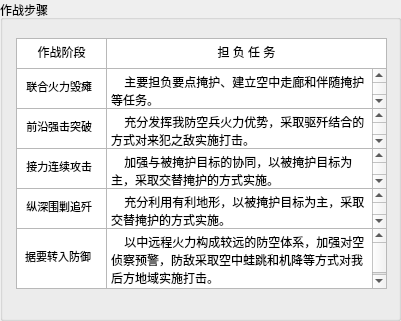
  <widget class="QGroupBox" name="groupBox_5">
   <property name="geometry">
    <rect>
     <x>1050</x>
     <y>30</y>
     <width>401</width>
     <height>321</height>
    </rect>
   </property>
   <property name="title">
    <string>作战步骤</string>
   </property>
   <widget class="QComboBox" name="comboBox_20">
    <property name="geometry">
     <rect>
      <x>420</x>
      <y>20</y>
      <width>41</width>
      <height>31</height>
     </rect>
    </property>
    <item>
     <property name="text">
      <string>旅</string>
     </property>
    </item>
    <item>
     <property name="text">
      <string>师</string>
     </property>
    </item>
    <item>
     <property name="text">
      <string>团</string>
     </property>
    </item>
    <item>
     <property name="text">
      <string>营</string>
     </property>
    </item>
   </widget>
   <widget class="QTextEdit" name="textEdit_11">
    <property name="geometry">
     <rect>
      <x>16</x>
      <y>38</y>
      <width>91</width>
      <height>31</height>
     </rect>
    </property>
    <property name="html">
     <string>&lt;!DOCTYPE HTML PUBLIC &quot;-//W3C//DTD HTML 4.0//EN&quot; &quot;http://www.w3.org/TR/REC-html40/strict.dtd&quot;&gt;
&lt;html&gt;&lt;head&gt;&lt;meta name=&quot;qrichtext&quot; content=&quot;1&quot; /&gt;&lt;style type=&quot;text/css&quot;&gt;
p, li { white-space: pre-wrap; }
&lt;/style&gt;&lt;/head&gt;&lt;body style=&quot; font-family:'SimSun'; font-size:9pt; font-weight:400; font-style:normal;&quot;&gt;
&lt;p align=&quot;center&quot; style=&quot; margin-top:0px; margin-bottom:0px; margin-left:0px; margin-right:0px; -qt-block-indent:0; text-indent:0px;&quot;&gt;&lt;span style=&quot; font-family:'宋体';&quot;&gt;作战阶段&lt;/span&gt;&lt;/p&gt;&lt;/body&gt;&lt;/html&gt;</string>
    </property>
   </widget>
   <widget class="QTextEdit" name="textEdit_12">
    <property name="geometry">
     <rect>
      <x>106</x>
      <y>38</y>
      <width>281</width>
      <height>31</height>
     </rect>
    </property>
    <property name="html">
     <string>&lt;!DOCTYPE HTML PUBLIC &quot;-//W3C//DTD HTML 4.0//EN&quot; &quot;http://www.w3.org/TR/REC-html40/strict.dtd&quot;&gt;
&lt;html&gt;&lt;head&gt;&lt;meta name=&quot;qrichtext&quot; content=&quot;1&quot; /&gt;&lt;style type=&quot;text/css&quot;&gt;
p, li { white-space: pre-wrap; }
&lt;/style&gt;&lt;/head&gt;&lt;body style=&quot; font-family:'SimSun'; font-size:9pt; font-weight:400; font-style:normal;&quot;&gt;
&lt;p align=&quot;center&quot; style=&quot; margin-top:0px; margin-bottom:0px; margin-left:0px; margin-right:0px; -qt-block-indent:0; text-indent:0px;&quot;&gt;&lt;span style=&quot; font-family:'宋体';&quot;&gt;担 负 任 务&lt;/span&gt;&lt;/p&gt;&lt;/body&gt;&lt;/html&gt;</string>
    </property>
   </widget>
   <widget class="QTextEdit" name="textEdit_23">
    <property name="geometry">
     <rect>
      <x>16</x>
      <y>68</y>
      <width>91</width>
      <height>41</height>
     </rect>
    </property>
    <property name="html">
     <string>&lt;!DOCTYPE HTML PUBLIC &quot;-//W3C//DTD HTML 4.0//EN&quot; &quot;http://www.w3.org/TR/REC-html40/strict.dtd&quot;&gt;
&lt;html&gt;&lt;head&gt;&lt;meta name=&quot;qrichtext&quot; content=&quot;1&quot; /&gt;&lt;style type=&quot;text/css&quot;&gt;
p, li { white-space: pre-wrap; }
&lt;/style&gt;&lt;/head&gt;&lt;body style=&quot; font-family:'SimSun'; font-size:9pt; font-weight:400; font-style:normal;&quot;&gt;
&lt;p style=&quot; margin-top:0px; margin-bottom:0px; margin-left:0px; margin-right:0px; -qt-block-indent:0; text-indent:0px;&quot;&gt;&lt;span style=&quot; font-family:'宋体'; font-size:14pt;&quot;&gt; &lt;/span&gt;&lt;span style=&quot; font-family:'宋体'; font-size:8pt;&quot;&gt;联合火力毁瘫&lt;/span&gt;&lt;/p&gt;&lt;/body&gt;&lt;/html&gt;</string>
    </property>
   </widget>
   <widget class="QTextEdit" name="textEdit_25">
    <property name="geometry">
     <rect>
      <x>106</x>
      <y>68</y>
      <width>281</width>
      <height>41</height>
     </rect>
    </property>
    <property name="html">
     <string>&lt;!DOCTYPE HTML PUBLIC &quot;-//W3C//DTD HTML 4.0//EN&quot; &quot;http://www.w3.org/TR/REC-html40/strict.dtd&quot;&gt;
&lt;html&gt;&lt;head&gt;&lt;meta name=&quot;qrichtext&quot; content=&quot;1&quot; /&gt;&lt;style type=&quot;text/css&quot;&gt;
p, li { white-space: pre-wrap; }
&lt;/style&gt;&lt;/head&gt;&lt;body style=&quot; font-family:'SimSun'; font-size:9pt; font-weight:400; font-style:normal;&quot;&gt;
&lt;p style=&quot; margin-top:0px; margin-bottom:0px; margin-left:0px; margin-right:0px; -qt-block-indent:0; text-indent:0px;&quot;&gt;&lt;span style=&quot; font-family:'宋体';&quot;&gt;    主要担负要点掩护、建立空中走廊和伴随掩护等任务。&lt;/span&gt;&lt;/p&gt;&lt;/body&gt;&lt;/html&gt;</string>
    </property>
   </widget>
   <widget class="QTextEdit" name="textEdit_24">
    <property name="geometry">
     <rect>
      <x>16</x>
      <y>108</y>
      <width>91</width>
      <height>41</height>
     </rect>
    </property>
    <property name="html">
     <string>&lt;!DOCTYPE HTML PUBLIC &quot;-//W3C//DTD HTML 4.0//EN&quot; &quot;http://www.w3.org/TR/REC-html40/strict.dtd&quot;&gt;
&lt;html&gt;&lt;head&gt;&lt;meta name=&quot;qrichtext&quot; content=&quot;1&quot; /&gt;&lt;style type=&quot;text/css&quot;&gt;
p, li { white-space: pre-wrap; }
&lt;/style&gt;&lt;/head&gt;&lt;body style=&quot; font-family:'SimSun'; font-size:9pt; font-weight:400; font-style:normal;&quot;&gt;
&lt;p style=&quot; margin-top:0px; margin-bottom:0px; margin-left:0px; margin-right:0px; -qt-block-indent:0; text-indent:0px;&quot;&gt;&lt;span style=&quot; font-family:'宋体'; font-size:14pt;&quot;&gt; &lt;/span&gt;&lt;span style=&quot; font-family:'宋体'; font-size:8pt;&quot;&gt;前沿强击突破&lt;/span&gt;&lt;/p&gt;&lt;/body&gt;&lt;/html&gt;</string>
    </property>
   </widget>
   <widget class="QTextEdit" name="textEdit_28">
    <property name="geometry">
     <rect>
      <x>16</x>
      <y>148</y>
      <width>91</width>
      <height>41</height>
     </rect>
    </property>
    <property name="html">
     <string>&lt;!DOCTYPE HTML PUBLIC &quot;-//W3C//DTD HTML 4.0//EN&quot; &quot;http://www.w3.org/TR/REC-html40/strict.dtd&quot;&gt;
&lt;html&gt;&lt;head&gt;&lt;meta name=&quot;qrichtext&quot; content=&quot;1&quot; /&gt;&lt;style type=&quot;text/css&quot;&gt;
p, li { white-space: pre-wrap; }
&lt;/style&gt;&lt;/head&gt;&lt;body style=&quot; font-family:'SimSun'; font-size:9pt; font-weight:400; font-style:normal;&quot;&gt;
&lt;p style=&quot; margin-top:0px; margin-bottom:0px; margin-left:0px; margin-right:0px; -qt-block-indent:0; text-indent:0px;&quot;&gt;&lt;span style=&quot; font-family:'宋体'; font-size:14pt;&quot;&gt; &lt;/span&gt;&lt;span style=&quot; font-family:'宋体'; font-size:8pt;&quot;&gt;接力连续攻击&lt;/span&gt;&lt;/p&gt;&lt;/body&gt;&lt;/html&gt;</string>
    </property>
   </widget>
   <widget class="QTextEdit" name="textEdit_47">
    <property name="geometry">
     <rect>
      <x>16</x>
      <y>188</y>
      <width>91</width>
      <height>41</height>
     </rect>
    </property>
    <property name="html">
     <string>&lt;!DOCTYPE HTML PUBLIC &quot;-//W3C//DTD HTML 4.0//EN&quot; &quot;http://www.w3.org/TR/REC-html40/strict.dtd&quot;&gt;
&lt;html&gt;&lt;head&gt;&lt;meta name=&quot;qrichtext&quot; content=&quot;1&quot; /&gt;&lt;style type=&quot;text/css&quot;&gt;
p, li { white-space: pre-wrap; }
&lt;/style&gt;&lt;/head&gt;&lt;body style=&quot; font-family:'SimSun'; font-size:9pt; font-weight:400; font-style:normal;&quot;&gt;
&lt;p style=&quot; margin-top:0px; margin-bottom:0px; margin-left:0px; margin-right:0px; -qt-block-indent:0; text-indent:0px;&quot;&gt;&lt;span style=&quot; font-family:'宋体'; font-size:14pt;&quot;&gt; &lt;/span&gt;&lt;span style=&quot; font-family:'宋体'; font-size:8pt;&quot;&gt;纵深围剿追歼&lt;/span&gt;&lt;/p&gt;&lt;/body&gt;&lt;/html&gt;</string>
    </property>
   </widget>
   <widget class="QTextEdit" name="textEdit_48">
    <property name="geometry">
     <rect>
      <x>16</x>
      <y>228</y>
      <width>91</width>
      <height>61</height>
     </rect>
    </property>
    <property name="html">
     <string>&lt;!DOCTYPE HTML PUBLIC &quot;-//W3C//DTD HTML 4.0//EN&quot; &quot;http://www.w3.org/TR/REC-html40/strict.dtd&quot;&gt;
&lt;html&gt;&lt;head&gt;&lt;meta name=&quot;qrichtext&quot; content=&quot;1&quot; /&gt;&lt;style type=&quot;text/css&quot;&gt;
p, li { white-space: pre-wrap; }
&lt;/style&gt;&lt;/head&gt;&lt;body style=&quot; font-family:'SimSun'; font-size:9pt; font-weight:400; font-style:normal;&quot;&gt;
&lt;p style=&quot;-qt-paragraph-type:empty; margin-top:0px; margin-bottom:0px; margin-left:0px; margin-right:0px; -qt-block-indent:0; text-indent:0px; font-family:'宋体';&quot;&gt;&lt;br /&gt;&lt;/p&gt;
&lt;p style=&quot; margin-top:0px; margin-bottom:0px; margin-left:0px; margin-right:0px; -qt-block-indent:0; text-indent:0px;&quot;&gt;&lt;span style=&quot; font-family:'宋体'; font-size:11pt;&quot;&gt; &lt;/span&gt;&lt;span style=&quot; font-family:'宋体'; font-size:8pt;&quot;&gt;据要转入防御&lt;/span&gt;&lt;/p&gt;&lt;/body&gt;&lt;/html&gt;</string>
    </property>
   </widget>
   <widget class="QTextEdit" name="textEdit_26">
    <property name="geometry">
     <rect>
      <x>106</x>
      <y>108</y>
      <width>281</width>
      <height>41</height>
     </rect>
    </property>
    <property name="html">
     <string>&lt;!DOCTYPE HTML PUBLIC &quot;-//W3C//DTD HTML 4.0//EN&quot; &quot;http://www.w3.org/TR/REC-html40/strict.dtd&quot;&gt;
&lt;html&gt;&lt;head&gt;&lt;meta name=&quot;qrichtext&quot; content=&quot;1&quot; /&gt;&lt;style type=&quot;text/css&quot;&gt;
p, li { white-space: pre-wrap; }
&lt;/style&gt;&lt;/head&gt;&lt;body style=&quot; font-family:'SimSun'; font-size:9pt; font-weight:400; font-style:normal;&quot;&gt;
&lt;p style=&quot; margin-top:0px; margin-bottom:0px; margin-left:0px; margin-right:0px; -qt-block-indent:0; text-indent:0px;&quot;&gt;&lt;span style=&quot; font-family:'宋体';&quot;&gt;    充分发挥我防空兵火力优势，采取驱歼结合的方式对来犯之敌实施打击。&lt;/span&gt;&lt;/p&gt;&lt;/body&gt;&lt;/html&gt;</string>
    </property>
   </widget>
   <widget class="QTextEdit" name="textEdit_27">
    <property name="geometry">
     <rect>
      <x>106</x>
      <y>188</y>
      <width>281</width>
      <height>41</height>
     </rect>
    </property>
    <property name="html">
     <string>&lt;!DOCTYPE HTML PUBLIC &quot;-//W3C//DTD HTML 4.0//EN&quot; &quot;http://www.w3.org/TR/REC-html40/strict.dtd&quot;&gt;
&lt;html&gt;&lt;head&gt;&lt;meta name=&quot;qrichtext&quot; content=&quot;1&quot; /&gt;&lt;style type=&quot;text/css&quot;&gt;
p, li { white-space: pre-wrap; }
&lt;/style&gt;&lt;/head&gt;&lt;body style=&quot; font-family:'SimSun'; font-size:9pt; font-weight:400; font-style:normal;&quot;&gt;
&lt;p style=&quot; margin-top:0px; margin-bottom:0px; margin-left:0px; margin-right:0px; -qt-block-indent:0; text-indent:0px;&quot;&gt;&lt;span style=&quot; font-family:'宋体';&quot;&gt;    充分利用有利地形，以被掩护目标为主，采取交替掩护的方式实施。&lt;/span&gt;&lt;/p&gt;&lt;/body&gt;&lt;/html&gt;</string>
    </property>
   </widget>
   <widget class="QTextEdit" name="textEdit_29">
    <property name="geometry">
     <rect>
      <x>106</x>
      <y>148</y>
      <width>281</width>
      <height>41</height>
     </rect>
    </property>
    <property name="html">
     <string>&lt;!DOCTYPE HTML PUBLIC &quot;-//W3C//DTD HTML 4.0//EN&quot; &quot;http://www.w3.org/TR/REC-html40/strict.dtd&quot;&gt;
&lt;html&gt;&lt;head&gt;&lt;meta name=&quot;qrichtext&quot; content=&quot;1&quot; /&gt;&lt;style type=&quot;text/css&quot;&gt;
p, li { white-space: pre-wrap; }
&lt;/style&gt;&lt;/head&gt;&lt;body style=&quot; font-family:'SimSun'; font-size:9pt; font-weight:400; font-style:normal;&quot;&gt;
&lt;p style=&quot; margin-top:0px; margin-bottom:0px; margin-left:0px; margin-right:0px; -qt-block-indent:0; text-indent:0px;&quot;&gt;&lt;span style=&quot; font-family:'宋体';&quot;&gt;    加强与被掩护目标的协同，以被掩护目标为主，采取交替掩护的方式实施。&lt;/span&gt;&lt;/p&gt;&lt;/body&gt;&lt;/html&gt;</string>
    </property>
   </widget>
   <widget class="QTextEdit" name="textEdit_31">
    <property name="geometry">
     <rect>
      <x>106</x>
      <y>228</y>
      <width>281</width>
      <height>61</height>
     </rect>
    </property>
    <property name="html">
     <string>&lt;!DOCTYPE HTML PUBLIC &quot;-//W3C//DTD HTML 4.0//EN&quot; &quot;http://www.w3.org/TR/REC-html40/strict.dtd&quot;&gt;
&lt;html&gt;&lt;head&gt;&lt;meta name=&quot;qrichtext&quot; content=&quot;1&quot; /&gt;&lt;style type=&quot;text/css&quot;&gt;
p, li { white-space: pre-wrap; }
&lt;/style&gt;&lt;/head&gt;&lt;body style=&quot; font-family:'SimSun'; font-size:9pt; font-weight:400; font-style:normal;&quot;&gt;
&lt;p style=&quot; margin-top:12px; margin-bottom:12px; margin-left:0px; margin-right:0px; -qt-block-indent:0; text-indent:0px;&quot;&gt;&lt;span style=&quot; font-family:'宋体';&quot;&gt;    以中远程火力构成较远的防空体系，加强对空侦察预警，防敌采取空中蛙跳和机降等方式对我后方地域实施打击。 &lt;/span&gt;&lt;/p&gt;&lt;/body&gt;&lt;/html&gt;</string>
    </property>
   </widget>
  </widget>
